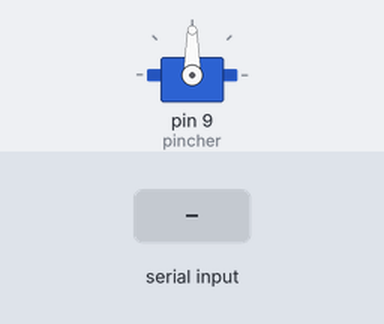
The sketch below on a simulated Arduino Uno, built with avr-gcc and run on an emulated ATmega328P. Shown: servo. The inputs (shaded band) are chosen by the test bench.

Above: at 1.0 s.
1.1 s: "c" received over Serial
At 1.67 s:
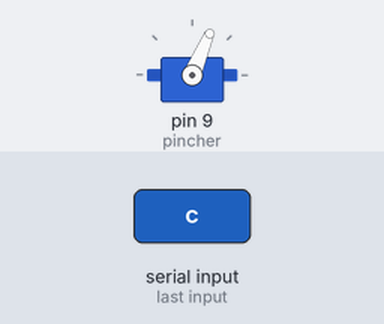
At 3.0 s:
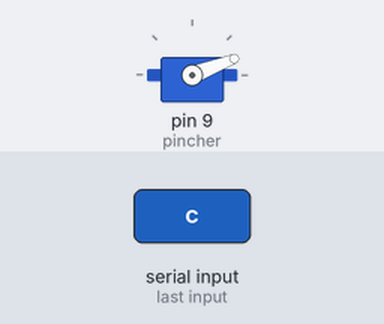
4.1 s: "o" received over Serial
Timing chart, 0 to 7.1 s (numbered marks = the images above; inputs shaded):
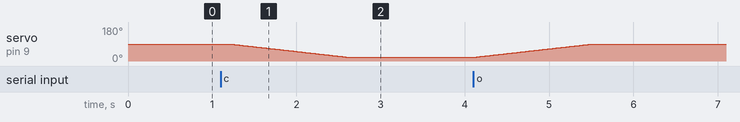

The sketch:

SerialServo.ino
```cpp
#include <Servo.h>

Servo pincher;

int openpinch = 90;
int closepinch = 20;
int currentstate;

void setup() {
  pincher.attach(9);
  pincher.write(openpinch);
  currentstate = openpinch;
  Serial.begin(9600);
  while (Serial.available() <= 0) {
    delay(300);
  }
}

void loop() {
  if (Serial.available() > 0) {
    char serialchar = Serial.read();

    if (serialchar == 'o') {
      if (currentstate != openpinch) {
        for (int i=closepinch; i<openpinch; i+=1) {
          pincher.write(i);
          delay(20);
        }
        currentstate = openpinch;
      }
    }
    if (serialchar =='c') {
      if (currentstate != closepinch) {
        for (int i=openpinch; i>closepinch; i-=1) {
          pincher.write(i);
          delay(20);
        }
        currentstate = closepinch;
      }
    }
  }
}
```

Measured:
- after the input at 1.1 s, servo on pin 9 (pincher): moves from 90° to 21° over 1.4 s, starting after 0.12 s
